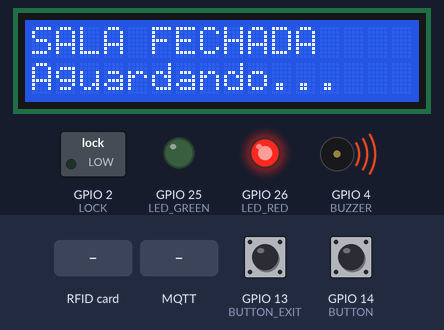
The sketch below on a simulated ESP32. Parts: 16×2 character LCD, switched loads named in the sketch (green lamp = pin HIGH), output pins drawn as LEDs (lit = HIGH), buzzer (waves = sounding, pin HIGH). The inputs (shaded band) are chosen by the test bench; at power-on: GPIO 13 (BUTTON_EXIT) HIGH, GPIO 14 (BUTTON) HIGH. WiFi joins after 1.5 s; servers stay silent unless stated; no MQTT or app messages arrive unless stated; pins used as bus, display or sensor lines are not drawn; what the sketch prints to the serial monitor is not drawn.

Above: at 7.9 s.
8.0 s: RFID card F5 E2 39 D5 held to the reader
At 10.2 s:
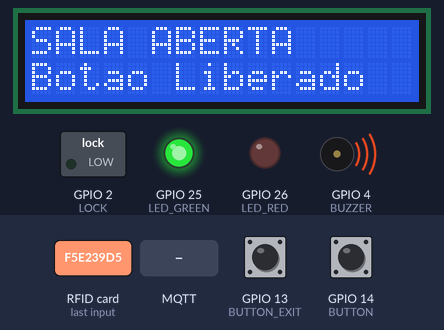
10.7 s: GPIO 13 (BUTTON_EXIT) pulled LOW for 0.15 s
At 11.9 s:
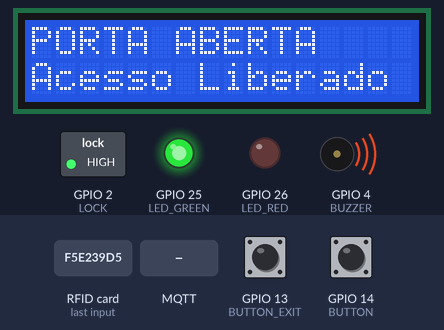
13.8 s: MQTT message "1" arrives on the first subscribed topic
At 15.3 s:
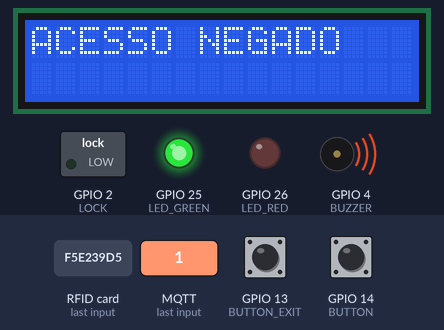
16.8 s: RFID card 5E 7A 19 C4 held to the reader
At 17.2 s:
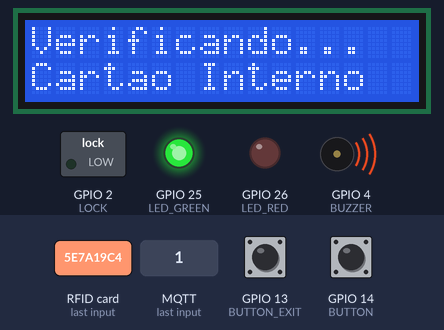
18.4 s: RFID card F5 E2 39 D5 held to the reader
At 19.3 s:
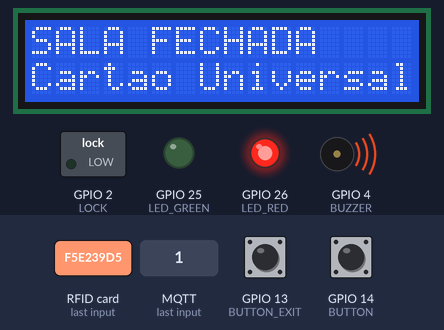
21.1 s: RFID card 5E 7A 19 C4 held to the reader
At 22.3 s:
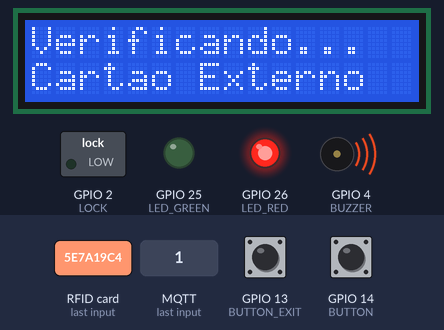
Timing chart, 0 to 23.7 s (numbered marks = the images above; inputs shaded):
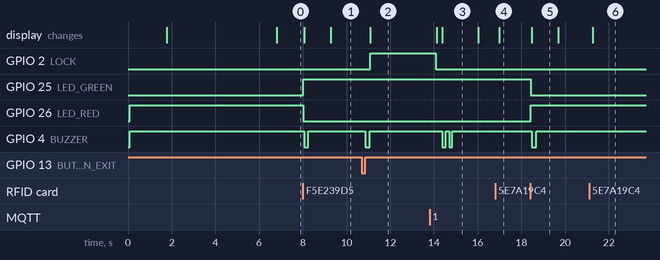

Measured:
- after the input at 8.0 s, GPIO 25 (LED_GREEN): LOW → HIGH at once; GPIO 26 (LED_RED): HIGH → LOW at once; GPIO 4 (BUZZER): HIGH → LOW after 0.05 s, → HIGH 0.20 s later; the display: first changes after 0.05 s (image 1 shows a later state)
- after the input at 10.7 s, GPIO 2 (LOCK): LOW → HIGH after 0.39 s; GPIO 4 (BUZZER): HIGH → LOW after 0.16 s, → HIGH 0.20 s later; the display: changes after 0.39 s (image 2)
- after the input at 13.8 s, GPIO 4 (BUZZER): alternates HIGH for 0.15 s and LOW for 0.15 s, 4 changes in all, then stays HIGH, starting after 0.59 s; the display: first differs from a run without the input after 0.59 s (image 3)
- after the input at 16.8 s, the display: changes after 0.18 s (image 4)
- after the input at 18.4 s, GPIO 25 (LED_GREEN): HIGH → LOW at once; GPIO 26 (LED_RED): LOW → HIGH at once; GPIO 4 (BUZZER): HIGH → LOW after 0.07 s, → HIGH 0.20 s later; the display: changes after 0.07 s (image 5)
- after the input at 21.1 s, the display: changes after 0.16 s (image 6)
- what the display in image 3 shows lasts 1.6 s, from 14.4 s to 16.0 s

The sketch:

code-esp32.ino
```cpp
#include <WiFi.h>
#include <ArduinoOTA.h>
#include <SPI.h>
#include <MFRC522.h>
#include <Wire.h>
#include <LiquidCrystal_I2C.h>

#include <PubSubClient.h>
#include <ArduinoJson.h>

// ======================================================
// MQTT
// ======================================================
const char* mqtt_server = "192.168.3.23"; // IP do computador/servidor local
const int mqtt_port = 1883;

const char* deviceId = "1";
const char* tokenAuth = "labflow-token-esp32-001";

WiFiClient espClient;
PubSubClient mqtt(espClient);

// ======================================================
// LCD
// ======================================================
LiquidCrystal_I2C lcd(0x27, 16, 2);

// ======================================================
// WIFI
// ======================================================
const char* ssid = "Schirmer";
const char* password = "g254156325";

// ======================================================
// RFID EXTERNO
// ======================================================
#define SS_PIN_EXT 5
#define RST_PIN_EXT 22
MFRC522 rfidExt(SS_PIN_EXT, RST_PIN_EXT);

// ======================================================
// RFID INTERNO
// ======================================================
#define SS_PIN_INT 21
#define RST_PIN_INT 27
MFRC522 rfidInt(SS_PIN_INT, RST_PIN_INT);

// ======================================================
// BUZZER
// ======================================================
#define BUZZER 4

// ======================================================
// LEDS
// ======================================================
#define LED_GREEN 25
#define LED_RED   26

// ======================================================
// BOTÕES
// ======================================================
#define BUTTON 14       // Botão externo
#define BUTTON_EXIT 13  // Botão interno

// ======================================================
// FECHADURA
// ======================================================
#define LOCK 2 // GPIO da fechadura

// ======================================================
// CARTÃO UNIVERSAL
// ======================================================
const String CARTAO_UNIVERSAL = "F5 E2 39 D5"; // NUPEEDE

// ======================================================
// ESTADO
// ======================================================
bool modoLivre = false;
String ultimaOrigemConsulta = "";

// ======================================================
// CONTROLE DE LEITURA REPETIDA RFID
// ======================================================
String ultimoUIDLido = "";
String ultimoLeitorLido = "";
unsigned long tempoUltimaLeitura = 0;
const unsigned long intervaloMesmoCartao = 3000; // 3 segundos

// ======================================================
// PROTÓTIPOS
// ======================================================
void atualizarLCD();
void atualizarLEDs();
void bipCurto();
void bipErro();
void abrirPorta();
void conectarMQTT();
void enviarEvento(String evento, String descricao);
void enviarTentativaAcesso(String uidHex, String origem);
String uidToString(byte *uid, byte size);
bool leituraRepetida(String uidHex, String leitor);
void alternarModoLivre(String origem);
void mqttCallback(char* topic, byte* payload, unsigned int length);

// ======================================================
// FUNÇÕES DE INTERFACE
// ======================================================
void atualizarLEDs() {
  if (modoLivre) {
    digitalWrite(LED_GREEN, HIGH);
    digitalWrite(LED_RED, LOW);
  } else {
    digitalWrite(LED_GREEN, LOW);
    digitalWrite(LED_RED, HIGH);
  }
}

void atualizarLCD() {
  lcd.clear();

  if (modoLivre) {
    lcd.setCursor(0, 0);
    lcd.print("SALA ABERTA");

    lcd.setCursor(0, 1);
    lcd.print("Botao Liberado");
  } else {
    lcd.setCursor(0, 0);
    lcd.print("SALA FECHADA");

    lcd.setCursor(0, 1);
    lcd.print("Aguardando...");
  }
}

void bipCurto() {
  digitalWrite(BUZZER, LOW);
  delay(200);
  digitalWrite(BUZZER, HIGH);
}

void bipErro() {
  for (int i = 0; i < 2; i++) {
    digitalWrite(BUZZER, LOW);
    delay(150);
    digitalWrite(BUZZER, HIGH);
    delay(150);
  }
}

void abrirPorta() {
  bipCurto();

  lcd.clear();
  lcd.setCursor(0, 0);
  lcd.print("PORTA ABERTA");

  lcd.setCursor(0, 1);
  lcd.print("Acesso Liberado");

  digitalWrite(LOCK, HIGH);

  delay(3000);

  digitalWrite(LOCK, LOW);

  atualizarLCD();
}

void alternarModoLivre(String origem) {
  modoLivre = !modoLivre;

  atualizarLEDs();

  lcd.clear();

  if (modoLivre) {
    Serial.println("MODO LIVRE ATIVADO");

    lcd.setCursor(0, 0);
    lcd.print("SALA ABERTA");

    lcd.setCursor(0, 1);
    lcd.print(origem);
  } else {
    Serial.println("MODO LIVRE DESATIVADO");

    lcd.setCursor(0, 0);
    lcd.print("SALA FECHADA");

    lcd.setCursor(0, 1);
    lcd.print(origem);
  }

  bipCurto();

  delay(1000);
  atualizarLCD();
}

// ======================================================
// FUNÇÕES RFID
// ======================================================
String uidToString(byte *uid, byte size) {
  String uidString = "";

  for (byte i = 0; i < size; i++) {
    if (uid[i] < 0x10) {
      uidString += "0";
    }

    uidString += String(uid[i], HEX);

    if (i < size - 1) {
      uidString += " ";
    }
  }

  uidString.toUpperCase();
  return uidString;
}

bool leituraRepetida(String uidHex, String leitor) {
  unsigned long agora = millis();

  if (uidHex == ultimoUIDLido &&
      leitor == ultimoLeitorLido &&
      agora - tempoUltimaLeitura < intervaloMesmoCartao) {
    Serial.println("Leitura repetida ignorada");
    return true;
  }

  ultimoUIDLido = uidHex;
  ultimoLeitorLido = leitor;
  tempoUltimaLeitura = agora;

  return false;
}

// ======================================================
// MQTT
// ======================================================
void conectarMQTT() {
  while (!mqtt.connected()) {
    Serial.print("Conectando ao MQTT... ");

    String clientId = "ESP32-LabFlow-" + String(deviceId);

    if (mqtt.connect(clientId.c_str())) {
      Serial.println("conectado!");

      String responseTopic = "labflow/" + String(deviceId) + "/access/response";
      mqtt.subscribe(responseTopic.c_str());

      String firmwareTopic = "labflow/" + String(deviceId) + "/firmware/response";
      mqtt.subscribe(firmwareTopic.c_str());

      String statusTopic = "labflow/" + String(deviceId) + "/status";

      StaticJsonDocument<128> doc;
      doc["tokenAuth"] = tokenAuth;
      doc["status"] = "ONLINE";

      char buffer[128];
      serializeJson(doc, buffer);

      mqtt.publish(statusTopic.c_str(), buffer);

      Serial.print("Inscrito em: ");
      Serial.println(responseTopic);

    } else {
      Serial.print("falhou. Codigo: ");
      Serial.println(mqtt.state());
      delay(3000);
    }
  }
}

void enviarEvento(String evento, String descricao) {
  if (!mqtt.connected()) {
    conectarMQTT();
  }

  StaticJsonDocument<256> doc;

  doc["tokenAuth"] = tokenAuth;
  doc["evento"] = evento;
  doc["descricao"] = descricao;

  char buffer[256];
  serializeJson(doc, buffer);

  String topic = "labflow/" + String(deviceId) + "/event";

  mqtt.publish(topic.c_str(), buffer);

  Serial.print("Evento enviado para ");
  Serial.print(topic);
  Serial.print(": ");
  Serial.println(buffer);
}

void enviarTentativaAcesso(String uidHex, String origem) {
  if (!mqtt.connected()) {
    conectarMQTT();
  }

  ultimaOrigemConsulta = origem;

  StaticJsonDocument<256> doc;

  doc["tokenAuth"] = tokenAuth;
  doc["uid"] = uidHex;
  doc["origem"] = origem;
  doc["evento"] = origem;

  char buffer[256];
  serializeJson(doc, buffer);

  String topic = "labflow/" + String(deviceId) + "/access/request";

  mqtt.publish(topic.c_str(), buffer);

  Serial.print("Tentativa enviada para ");
  Serial.print(topic);
  Serial.print(": ");
  Serial.println(buffer);

  lcd.clear();
  lcd.setCursor(0, 0);
  lcd.print("Verificando...");

  lcd.setCursor(0, 1);
  if (origem == "RFID_INTERNO") {
    lcd.print("Cartao Interno");
  } else {
    lcd.print("Cartao Externo");
  }
}

void mqttCallback(char* topic, byte* payload, unsigned int length) {
  String mensagem;

  for (unsigned int i = 0; i < length; i++) {
    mensagem += (char)payload[i];
  }

  Serial.print("Mensagem recebida em ");
  Serial.print(topic);
  Serial.print(": ");
  Serial.println(mensagem);

  StaticJsonDocument<256> doc;
  DeserializationError erro = deserializeJson(doc, mensagem);

  if (erro) {
    Serial.println("Erro ao interpretar JSON MQTT");
    return;
  }

  String topico = String(topic);

  if (topico.endsWith("/access/response")) {
    bool authorized = doc["authorized"] | false;
    const char* reason = doc["reason"] | "";

    Serial.print("Resposta acesso: ");
    Serial.println(reason);

    if (authorized) {
      if (ultimaOrigemConsulta == "RFID_EXTERNO") {
        Serial.println("SERVIDOR LIBEROU RFID EXTERNO");

        lcd.clear();
        lcd.setCursor(0, 0);
        lcd.print("ACESSO LIBERADO");
        lcd.setCursor(0, 1);
        lcd.print("Servidor OK");

        abrirPorta();

      } else if (ultimaOrigemConsulta == "RFID_INTERNO") {
        Serial.println("SERVIDOR LIBEROU RFID INTERNO");

        alternarModoLivre("Servidor OK");

      } else {
        Serial.println("Origem desconhecida na resposta MQTT");
      }

    } else {
      Serial.println("SERVIDOR NEGOU ACESSO");

      lcd.clear();
      lcd.setCursor(0, 0);
      lcd.print("ACESSO NEGADO");

      lcd.setCursor(0, 1);
      lcd.print(reason);

      bipErro();

      delay(1000);
      atualizarLCD();
    }

    ultimaOrigemConsulta = "";
  }
}

// ======================================================
// SETUP
// ======================================================
void setup() {
  Serial.begin(9600);

  // LCD
  Wire.begin(32, 33);

  lcd.init();
  lcd.backlight();

  lcd.setCursor(0, 0);
  lcd.print("Sistema OK");

  // Buzzer
  pinMode(BUZZER, OUTPUT);
  digitalWrite(BUZZER, HIGH);

  // Fechadura
  pinMode(LOCK, OUTPUT);
  digitalWrite(LOCK, LOW);

  // LEDs
  pinMode(LED_GREEN, OUTPUT);
  pinMode(LED_RED, OUTPUT);

  // Botões
  pinMode(BUTTON, INPUT_PULLUP);
  pinMode(BUTTON_EXIT, INPUT_PULLUP);

  atualizarLEDs();

  // SPI padrão do ESP32
  // SCK = 18
  // MISO = 19
  // MOSI = 23
  SPI.begin();

  // Configura SS dos dois leitores
  pinMode(SS_PIN_EXT, OUTPUT);
  pinMode(SS_PIN_INT, OUTPUT);

  // Desativa ambos inicialmente
  digitalWrite(SS_PIN_EXT, HIGH);
  digitalWrite(SS_PIN_INT, HIGH);

  // Inicializa RFID externo
  digitalWrite(SS_PIN_EXT, LOW);
  rfidExt.PCD_Init();
  digitalWrite(SS_PIN_EXT, HIGH);

  // Inicializa RFID interno
  digitalWrite(SS_PIN_INT, LOW);
  rfidInt.PCD_Init();
  digitalWrite(SS_PIN_INT, HIGH);

  Serial.println("Sistema iniciado");

  // Wi-Fi
  WiFi.begin(ssid, password);
  Serial.print("Conectando WiFi");

  while (WiFi.status() != WL_CONNECTED) {
    delay(500);
    Serial.print(".");
  }

  Serial.println();
  Serial.println("WiFi conectado!");
  Serial.print("IP da ESP32: ");
  Serial.println(WiFi.localIP());

  // MQTT
  mqtt.setServer(mqtt_server, mqtt_port);
  mqtt.setCallback(mqttCallback);

  conectarMQTT();

  // OTA
  ArduinoOTA.setPassword("srm");
  ArduinoOTA.begin();

  Serial.println("OTA pronto!");

  // LCD inicial
  lcd.clear();

  lcd.setCursor(0, 0);
  lcd.print("WiFi OK");

  lcd.setCursor(0, 1);
  lcd.print(WiFi.localIP());

  delay(5000);
  atualizarLCD();
}

// ======================================================
// LOOP
// ======================================================
void loop() {
  ArduinoOTA.handle();

  if (!mqtt.connected()) {
    conectarMQTT();
  }

  mqtt.loop();

  // ====================================================
  // TESTA RFID INTERNO
  // ====================================================
  digitalWrite(SS_PIN_EXT, HIGH);
  digitalWrite(SS_PIN_INT, LOW);

  if (rfidInt.PICC_IsNewCardPresent() && rfidInt.PICC_ReadCardSerial()) {
    String uidHex = uidToString(rfidInt.uid.uidByte, rfidInt.uid.size);

    Serial.print("UID interno: ");
    Serial.println(uidHex);

    if (leituraRepetida(uidHex, "RFID_INTERNO")) {
      rfidInt.PICC_HaltA();
      rfidInt.PCD_StopCrypto1();
      digitalWrite(SS_PIN_INT, HIGH);
      return;
    }

    if (uidHex == CARTAO_UNIVERSAL) {
      Serial.println("CARTAO UNIVERSAL NO RFID INTERNO");

      alternarModoLivre("Cartao Universal");

    } else {
      enviarTentativaAcesso(uidHex, "RFID_INTERNO");
    }

    rfidInt.PICC_HaltA();
    rfidInt.PCD_StopCrypto1();
  }

  digitalWrite(SS_PIN_INT, HIGH);

  // ====================================================
  // BOTÃO EXTERNO
  // Funciona apenas se modoLivre estiver ativo
  // ====================================================
  if (modoLivre && digitalRead(BUTTON) == LOW) {
    Serial.println("BOTAO EXTERNO PRESSIONADO");

    enviarEvento("BOTAO_EXTERNO", "Porta aberta pelo botao externo em modo livre");

    abrirPorta();

    while (digitalRead(BUTTON) == LOW) {
      delay(10);
    }

    delay(200);
  }

  // ====================================================
  // BOTÃO INTERNO
  // Sempre abre a porta
  // ====================================================
  if (digitalRead(BUTTON_EXIT) == LOW) {
    Serial.println("BOTAO INTERNO PRESSIONADO");

    enviarEvento("BOTAO_INTERNO", "Porta aberta pelo botao interno");

    abrirPorta();

    while (digitalRead(BUTTON_EXIT) == LOW) {
      delay(10);
    }

    delay(200);
  }

  // ====================================================
  // TESTA RFID EXTERNO
  // ====================================================
  digitalWrite(SS_PIN_INT, HIGH);
  digitalWrite(SS_PIN_EXT, LOW);

  if (rfidExt.PICC_IsNewCardPresent() && rfidExt.PICC_ReadCardSerial()) {
    String uidHex = uidToString(rfidExt.uid.uidByte, rfidExt.uid.size);

    Serial.print("UID externo: ");
    Serial.println(uidHex);

    if (leituraRepetida(uidHex, "RFID_EXTERNO")) {
      rfidExt.PICC_HaltA();
      rfidExt.PCD_StopCrypto1();
      digitalWrite(SS_PIN_EXT, HIGH);
      return;
    }

    if (uidHex == CARTAO_UNIVERSAL) {
      Serial.println("CARTAO UNIVERSAL NO RFID EXTERNO");

      lcd.clear();
      lcd.setCursor(0, 0);
      lcd.print("ACESSO LIBERADO");

      lcd.setCursor(0, 1);
      lcd.print("Cartao Universal");

      abrirPorta();

      delay(1000);
      atualizarLCD();

    } else {
      enviarTentativaAcesso(uidHex, "RFID_EXTERNO");
    }

    rfidExt.PICC_HaltA();
    rfidExt.PCD_StopCrypto1();
  }

  digitalWrite(SS_PIN_EXT, HIGH);
}
```
